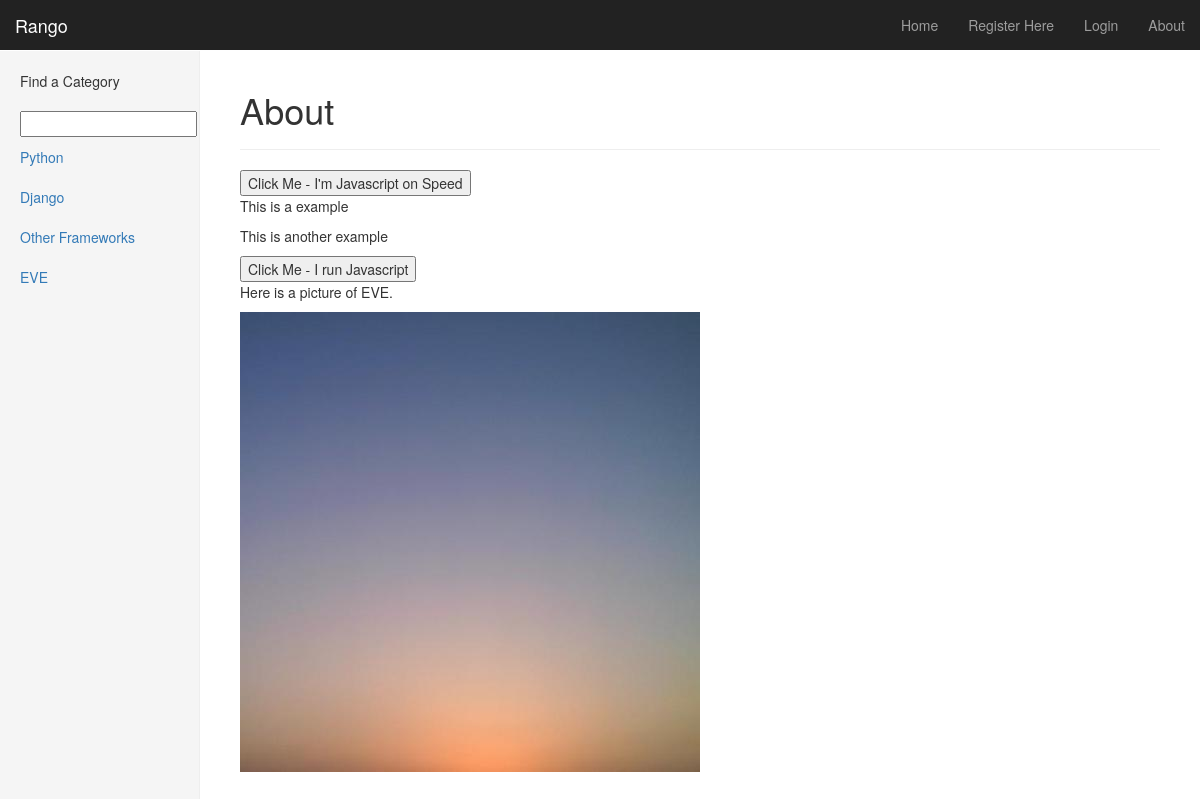
Before: /rango/about/ with the older database file.
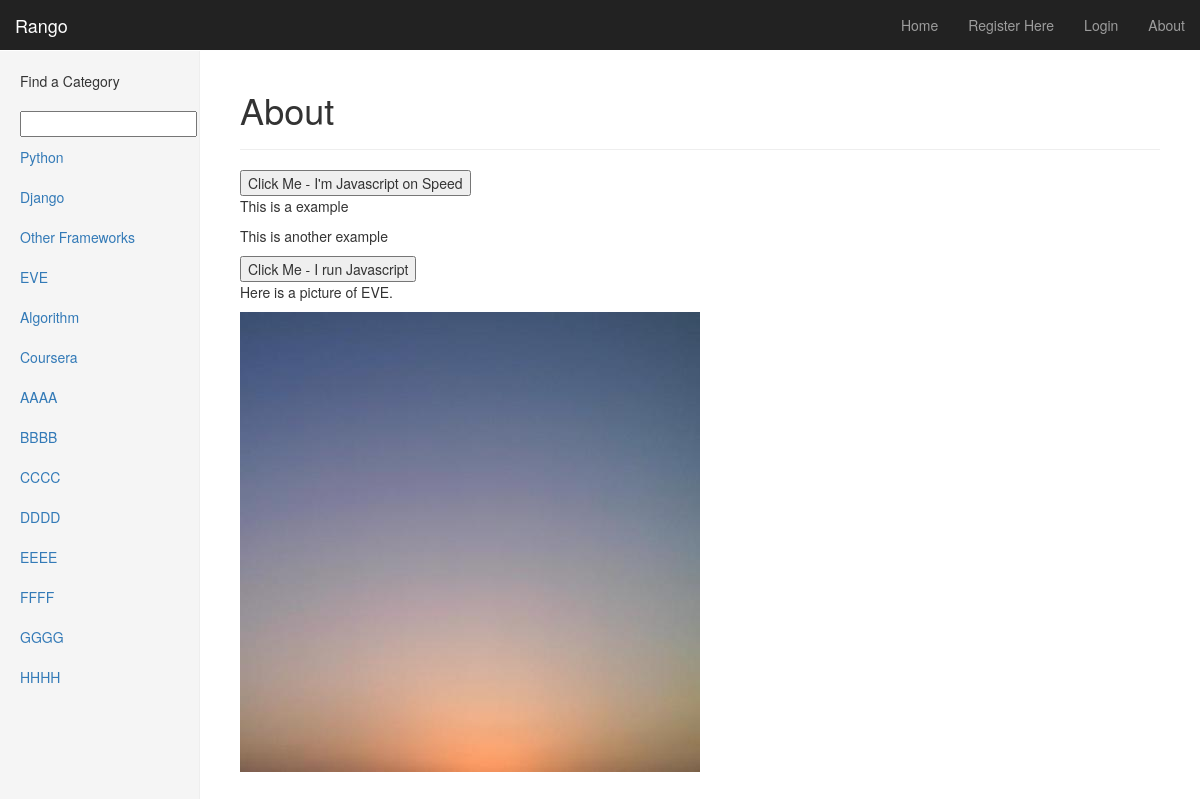
After: the same page with the newer database file.
### rango/models.py (models this page shows, shortened)
class Category(models.Model):
    name = models.CharField(max_length=128, unique=True)
    views = models.IntegerField(default=0)
    likes = models.IntegerField(default=0)
    slug = models.SlugField()

### rango/views.py (the view)
def about(request):
    if request.session.get('visits'):
        count = request.session.get('visits')
    else:
        count = 0
    return render(request, 'rango/about.html', {'visits': count})

### rango/templatetags/rango_extras.py (called while the page is built)
@register.inclusion_tag('rango/cats.html')
def get_category_list(cat=None):
    return {'cats': Category.objects.all(), 'act_cat': cat}

### templates/rango/about.html (shortened to what this page needs)
{% extends 'rango/base.html' %}
{% load staticfiles %}
{% block body_block %}
    <div class="page-header">
            <h1>About</h1>
        </div>
        <button id="about-btn"> Click Me - I'm Javascript on Speed</button>
        <p>This is a example</p>
        <p>This is another example</p>
        <button onClick="alert('You clicked the button using Javascript.');">
            Click Me - I run Javascript
        </button>
        <div>
        <p></strong>Here is a picture of EVE.<p>
        <img src="{% static "images/WLBF.jpg" %}" alt="WLBF"/>
        </div>
{% endblock %}

### templates/rango/cats.html
{% if cats %}
    <ul class="nav nav-sidebar">
    {% for c in cats %}
        {% if c == act_cat %}<li class="active">{% else %}<li>{% endif %}
            <a href="{% url 'category'  c.slug %}">{{ c.name }}</a></li>
    {% endfor %}
{% else %}
    <li> <strong >There are no category present.</strong></li>
    </ul>
{% endif %}

Changed rows visible on the page:
added Category: name "Algorithm"
added Category: name "Coursera"
added Category: name "AAAA"
added Category: name "BBBB"
added Category: name "CCCC"
added Category: name "DDDD"
added Category: name "EEEE"
added Category: name "FFFF"
added Category: name "GGGG"
added Category: name "HHHH"
